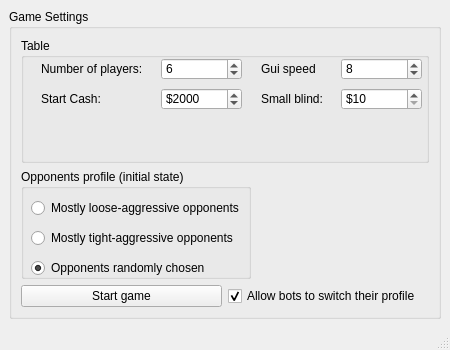
<?xml version="1.0" encoding="UTF-8"?>
<ui version="4.0">
 <class>StartWindow</class>
 <widget class="QMainWindow" name="StartWindow">
  <property name="geometry">
   <rect>
    <x>0</x>
    <y>0</y>
    <width>450</width>
    <height>350</height>
   </rect>
  </property>
  <property name="minimumSize">
   <size>
    <width>450</width>
    <height>350</height>
   </size>
  </property>
  <property name="maximumSize">
   <size>
    <width>450</width>
    <height>350</height>
   </size>
  </property>
  <property name="windowTitle">
   <string>HoldemCore</string>
  </property>
  <widget class="QWidget" name="centralwidget">
   <layout class="QGridLayout" name="gridLayout_2">
    <item row="0" column="0">
     <widget class="QGroupBox" name="groupBox">
      <property name="title">
       <string>Game Settings</string>
      </property>
      <layout class="QGridLayout" name="_2">
       <item row="1" column="0" colspan="2">
        <widget class="QGroupBox" name="groupBox_3">
         <property name="maximumSize">
          <size>
           <width>230</width>
           <height>110</height>
          </size>
         </property>
         <property name="title">
          <string>Opponents profile (initial state)</string>
         </property>
         <widget class="QRadioButton" name="radioButton_opponentsRandomlyChosen">
          <property name="geometry">
           <rect>
            <x>10</x>
            <y>90</y>
            <width>231</width>
            <height>18</height>
           </rect>
          </property>
          <property name="text">
           <string>Opponents randomly chosen</string>
          </property>
          <property name="checked">
           <bool>true</bool>
          </property>
         </widget>
         <widget class="QRadioButton" name="radioButton_opponentsLooseAggressive">
          <property name="enabled">
           <bool>true</bool>
          </property>
          <property name="geometry">
           <rect>
            <x>10</x>
            <y>30</y>
            <width>241</width>
            <height>18</height>
           </rect>
          </property>
          <property name="text">
           <string>Mostly loose-aggressive opponents</string>
          </property>
          <property name="checked">
           <bool>false</bool>
          </property>
         </widget>
         <widget class="QRadioButton" name="radioButton_opponentsTightAggressive">
          <property name="geometry">
           <rect>
            <x>10</x>
            <y>60</y>
            <width>231</width>
            <height>18</height>
           </rect>
          </property>
          <property name="text">
           <string>Mostly tight-aggressive opponents</string>
          </property>
         </widget>
        </widget>
       </item>
       <item row="0" column="0" colspan="2">
        <widget class="QGroupBox" name="groupBox_2">
         <property name="maximumSize">
          <size>
           <width>16777215</width>
           <height>130</height>
          </size>
         </property>
         <property name="title">
          <string>Table</string>
         </property>
         <widget class="QLabel" name="label">
          <property name="geometry">
           <rect>
            <x>20</x>
            <y>20</y>
            <width>111</width>
            <height>22</height>
           </rect>
          </property>
          <property name="text">
           <string>Number of players:</string>
          </property>
          <property name="buddy">
           <cstring>spinBox_quantityPlayers</cstring>
          </property>
         </widget>
         <widget class="QSpinBox" name="spinBox_quantityPlayers">
          <property name="geometry">
           <rect>
            <x>140</x>
            <y>20</y>
            <width>81</width>
            <height>22</height>
           </rect>
          </property>
          <property name="minimum">
           <number>2</number>
          </property>
          <property name="maximum">
           <number>10</number>
          </property>
          <property name="value">
           <number>6</number>
          </property>
         </widget>
         <widget class="QLabel" name="label_2">
          <property name="geometry">
           <rect>
            <x>20</x>
            <y>50</y>
            <width>71</width>
            <height>22</height>
           </rect>
          </property>
          <property name="text">
           <string>Start Cash:</string>
          </property>
          <property name="buddy">
           <cstring>spinBox_startCash</cstring>
          </property>
         </widget>
         <widget class="QSpinBox" name="spinBox_startCash">
          <property name="geometry">
           <rect>
            <x>140</x>
            <y>50</y>
            <width>81</width>
            <height>22</height>
           </rect>
          </property>
          <property name="prefix">
           <string>$</string>
          </property>
          <property name="minimum">
           <number>1000</number>
          </property>
          <property name="maximum">
           <number>1000000</number>
          </property>
          <property name="singleStep">
           <number>50</number>
          </property>
          <property name="value">
           <number>2000</number>
          </property>
         </widget>
         <widget class="QLabel" name="label_3">
          <property name="geometry">
           <rect>
            <x>240</x>
            <y>50</y>
            <width>81</width>
            <height>22</height>
           </rect>
          </property>
          <property name="text">
           <string>Small blind:</string>
          </property>
          <property name="buddy">
           <cstring>spinBox_startCash</cstring>
          </property>
         </widget>
         <widget class="QSpinBox" name="spinBox_smallBlind">
          <property name="geometry">
           <rect>
            <x>320</x>
            <y>50</y>
            <width>81</width>
            <height>22</height>
           </rect>
          </property>
          <property name="prefix">
           <string>$</string>
          </property>
          <property name="minimum">
           <number>10</number>
          </property>
          <property name="maximum">
           <number>1000</number>
          </property>
          <property name="singleStep">
           <number>10</number>
          </property>
          <property name="value">
           <number>10</number>
          </property>
         </widget>
         <widget class="QLabel" name="label_4">
          <property name="geometry">
           <rect>
            <x>240</x>
            <y>20</y>
            <width>81</width>
            <height>22</height>
           </rect>
          </property>
          <property name="text">
           <string>Gui speed</string>
          </property>
          <property name="buddy">
           <cstring>spinBox_startCash</cstring>
          </property>
         </widget>
         <widget class="QSpinBox" name="spinBox_guiSpeed">
          <property name="geometry">
           <rect>
            <x>320</x>
            <y>20</y>
            <width>81</width>
            <height>22</height>
           </rect>
          </property>
          <property name="prefix">
           <string/>
          </property>
          <property name="minimum">
           <number>1</number>
          </property>
          <property name="maximum">
           <number>10</number>
          </property>
          <property name="singleStep">
           <number>1</number>
          </property>
          <property name="value">
           <number>8</number>
          </property>
         </widget>
        </widget>
       </item>
       <item row="2" column="0">
        <widget class="QPushButton" name="pushButtonStartGame">
         <property name="maximumSize">
          <size>
           <width>337</width>
           <height>16777215</height>
          </size>
         </property>
         <property name="focusPolicy">
          <enum>Qt::NoFocus</enum>
         </property>
         <property name="text">
          <string>Start game</string>
         </property>
         <property name="icon">
          <iconset resource="resources/HoldemCore.qrc">
           <normaloff>:/gfx/swbuttonlocalgame.png</normaloff>:/gfx/swbuttonlocalgame.png</iconset>
         </property>
         <property name="iconSize">
          <size>
           <width>37</width>
           <height>32</height>
          </size>
         </property>
        </widget>
       </item>
       <item row="2" column="1">
        <widget class="QCheckBox" name="checkBox_switchStrategy">
         <property name="text">
          <string>Allow bots to switch their profile</string>
         </property>
         <property name="checked">
          <bool>true</bool>
         </property>
        </widget>
       </item>
      </layout>
     </widget>
    </item>
   </layout>
  </widget>
  <widget class="QStatusBar" name="statusbar"/>
  <action name="actionStartGame">
   <property name="icon">
    <iconset resource="resources/HoldemCore.qrc">
     <normaloff>:/gfx/swbuttonlocalgame.png</normaloff>:/gfx/swbuttonlocalgame.png</iconset>
   </property>
   <property name="text">
    <string>Start Game ...</string>
   </property>
   <property name="shortcut">
    <string>Ctrl+N</string>
   </property>
  </action>
  <action name="actionAboutHoldemCore">
   <property name="icon">
    <iconset resource="resources/HoldemCore.qrc">
     <normaloff>:/gfx/system_help_64.png</normaloff>:/gfx/system_help_64.png</iconset>
   </property>
   <property name="text">
    <string>About HoldemCore</string>
   </property>
   <property name="toolTip">
    <string>About HoldemCore</string>
   </property>
  </action>
  <action name="actionConfigureHoldemCore">
   <property name="icon">
    <iconset resource="resources/HoldemCore.qrc">
     <normaloff>:/gfx/systemsettings.png</normaloff>:/gfx/systemsettings.png</iconset>
   </property>
   <property name="text">
    <string>Configure HoldemCore ...</string>
   </property>
  </action>
  <action name="actionQuit">
   <property name="icon">
    <iconset resource="resources/HoldemCore.qrc">
     <normaloff>:/gfx/application_exit.png</normaloff>:/gfx/application_exit.png</iconset>
   </property>
   <property name="text">
    <string>Quit</string>
   </property>
   <property name="shortcut">
    <string>Ctrl+Q</string>
   </property>
  </action>
  <action name="actionAbout_HoldemCore">
   <property name="text">
    <string>About HoldemCore</string>
   </property>
  </action>
 </widget>
 <resources>
  <include location="resources/HoldemCore.qrc"/>
 </resources>
 <connections>
  <connection>
   <sender>actionQuit</sender>
   <signal>triggered()</signal>
   <receiver>StartWindow</receiver>
   <slot>close()</slot>
   <hints>
    <hint type="sourcelabel">
     <x>-1</x>
     <y>-1</y>
    </hint>
    <hint type="destinationlabel">
     <x>221</x>
     <y>168</y>
    </hint>
   </hints>
  </connection>
 </connections>
</ui>
